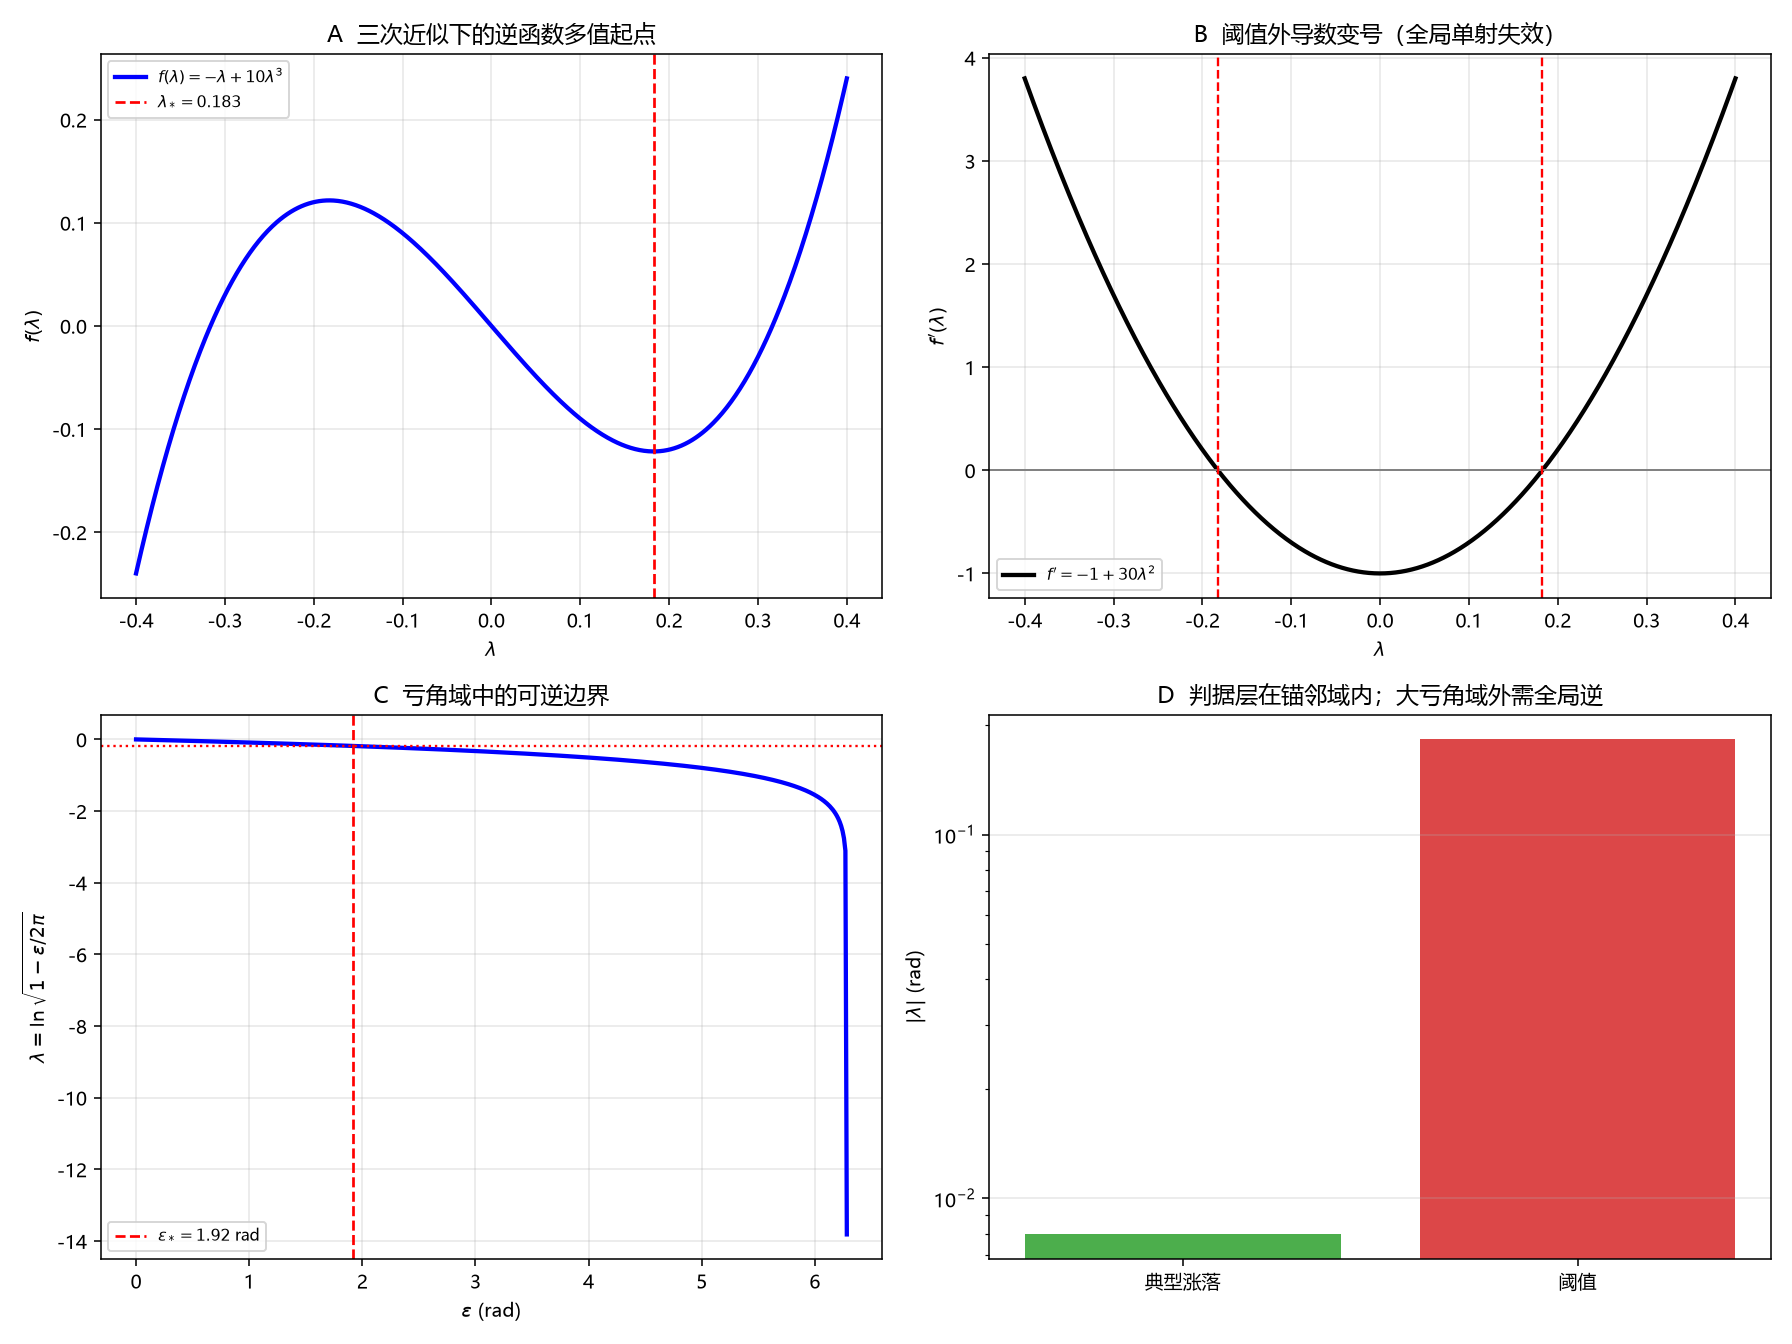

The script that saved this image:
# -*- coding: utf-8 -*-
"""
R42：审-1 局部反函数的全局边界——阈值与亏角域
=====================================================================
预注册 R42 的 P1–P5（跑数前写死）：
  P1 工作台原文审计
  P2 Hadamard 全局反函数（B 类）
  P3 lambda*=sqrt(c/3|d|)，epsilon*=2pi(1-exp(-2lambda*))
  P4 局部够判据、全局不成立
  P5 Lean 阈值代数

复跑：python "10 探索/超导第一性研究/04_计算验证/R42_局部逆全局边界.py"
"""
import csv
import math
import os
import sys

try:
    sys.stdout.reconfigure(encoding="utf-8")
except Exception:
    pass

import numpy as np
import matplotlib
matplotlib.use("Agg")
import matplotlib.pyplot as plt

plt.rcParams["font.sans-serif"] = ["Microsoft YaHei", "SimHei", "DejaVu Sans"]
plt.rcParams["axes.unicode_minus"] = False

OUT = os.path.dirname(os.path.abspath(__file__))
ROOT = os.path.abspath(os.path.join(OUT, "..", "..", ".."))


def main():
    # ---------- P1 ----------
    card = open(os.path.join(ROOT, "10 探索", "超导第一性研究", "03_推导工作台",
                             "环08_审1_矩阵分支的Hessian重证与f逆的锚邻域闭合.md"),
                encoding="utf-8").read()
    checks = {
        "局部逆": "锚邻域" in card and "f^{-1}" in card,
        "阈值": "$\\sqrt{c/(3|d|)}$" in card or "\\sqrt{c/(3|d|)}" in card,
        "不声称全局": "不声称" in card and "全局可逆" in card,
        "8A4": "8A.4" in card,
    }
    assert all(checks.values()), "P1: 工作台审计失败 %s" % checks

    # ---------- P3 ----------
    c, d = 1.0, 10.0
    lam_star = math.sqrt(c / (3 * d))
    eps_star = 2 * math.pi * (1 - math.exp(-2 * lam_star))
    sigma = 0.1
    lam_typ = sigma / (4 * math.pi)     # lambda ≈ -eps/(4pi)
    assert abs(lam_star - 0.182574) < 1e-5, "P3: lambda*=%.6f" % lam_star
    assert 1.8 < eps_star < 2.1, "P3: eps*=%.4f" % eps_star
    assert lam_typ < lam_star / 10, "P3: 典型涨落应远小于阈值"

    # 导数变号验证
    lams = np.linspace(-0.4, 0.4, 800)
    fp = -c + 3 * d * lams ** 2
    assert fp[400] < 0 and fp[0] > 0 and fp[-1] > 0, "P3: f' 应在阈值外变号"

    print("R42 局部逆的全局边界（结构定量，无拟合）：")
    print("  P1 工作台：%s" % checks)
    print("  P2 外部：Hadamard 全局反函数要求导数处处非零（B 类）")
    print("  P3 lambda*=sqrt(c/3|d|)=%.6f rad（c=1,|d|=10）" % lam_star)
    print("     epsilon*=2pi(1-exp(-2lambda*))=%.4f rad（ %.1f%% of 2pi ）" % (eps_star, 100*eps_star/(2*math.pi)))
    print("     sigma_eps=0.1 -> |lambda|~%.5f << lambda*" % lam_typ)
    print("  P4 判据层局部逆足够；全局可逆在上述域外不成立")
    print("  P5 Lean 阈值代数")

    # ---------- 四面板 ----------
    fig, axes = plt.subplots(2, 2, figsize=(12.8, 9.6))

    ax = axes[0, 0]
    ax.plot(lams, -c * lams + d * lams ** 3, "b-", lw=2.2, label="$f(\\lambda)=-\\lambda+10\\lambda^3$")
    ax.axvline(lam_star, color="r", ls="--", lw=1.4, label="$\\lambda_*=%.3f$" % lam_star)
    ax.set_xlabel("$\\lambda$")
    ax.set_ylabel("$f(\\lambda)$")
    ax.set_title("A  三次近似下的逆函数多值起点")
    ax.legend(fontsize=8)
    ax.grid(alpha=0.3)

    ax = axes[0, 1]
    ax.plot(lams, fp, "k-", lw=2.2, label="$f'=-1+30\\lambda^2$")
    ax.axhline(0, color="gray", lw=1)
    ax.axvline(-lam_star, color="r", ls="--", lw=1.2)
    ax.axvline(lam_star, color="r", ls="--", lw=1.2)
    ax.set_xlabel("$\\lambda$")
    ax.set_ylabel("$f'(\\lambda)$")
    ax.set_title("B  阈值外导数变号（全局单射失效）")
    ax.legend(fontsize=8)
    ax.grid(alpha=0.3)

    ax = axes[1, 0]
    eps = np.linspace(0, 2 * math.pi, 500)
    lam_of_eps = np.log(np.sqrt(np.clip(1 - eps / (2 * math.pi), 1e-12, 1)))
    ax.plot(eps, lam_of_eps, "b-", lw=2.2)
    ax.axvline(eps_star, color="r", ls="--", lw=1.4, label="$\\varepsilon_*=%.2f$ rad" % eps_star)
    ax.axhline(-lam_star, color="r", ls=":", lw=1.2)
    ax.set_xlabel("$\\varepsilon$ (rad)")
    ax.set_ylabel("$\\lambda=\\ln\\sqrt{1-\\varepsilon/2\\pi}$")
    ax.set_title("C  亏角域中的可逆边界")
    ax.legend(fontsize=8)
    ax.grid(alpha=0.3)

    ax = axes[1, 1]
    ax.bar(["典型涨落", "阈值"], [lam_typ, lam_star], color=["#2ca02c", "#d62728"], alpha=0.85)
    ax.set_yscale("log")
    ax.set_ylabel("$|\\lambda|$ (rad)")
    ax.set_title("D  判据层在锚邻域内；大亏角域外需全局逆")
    ax.grid(alpha=0.3, axis="y")

    fig.tight_layout()
    png = os.path.join(OUT, "R42_局部逆全局边界.png")
    fig.savefig(png, dpi=140)
    plt.close(fig)

    rows = [
        ["P1", "工作台四处 %s" % checks, "通过"],
        ["P2", "Hadamard 导数非零（B 类）", "外部标准"],
        ["P3", "lambda*=%.4f；eps*=%.2f rad" % (lam_star, eps_star), "通过"],
        ["P4", "局部够判据、全局不成立", "审-1 不闭合"],
        ["P5", "阈值代数（Lean）", "由 Lean 承载"],
        ["结论", "局部/全局边界定量化", "状态不动"],
    ]
    with open(os.path.join(OUT, "R42_局部逆全局边界_摘要.csv"), "w",
              newline="", encoding="utf-8-sig") as fo:
        wr = csv.writer(fo)
        wr.writerow(["判据", "数值", "判定"])
        wr.writerows(rows)

    print("图:", png)


if __name__ == "__main__":
    main()
